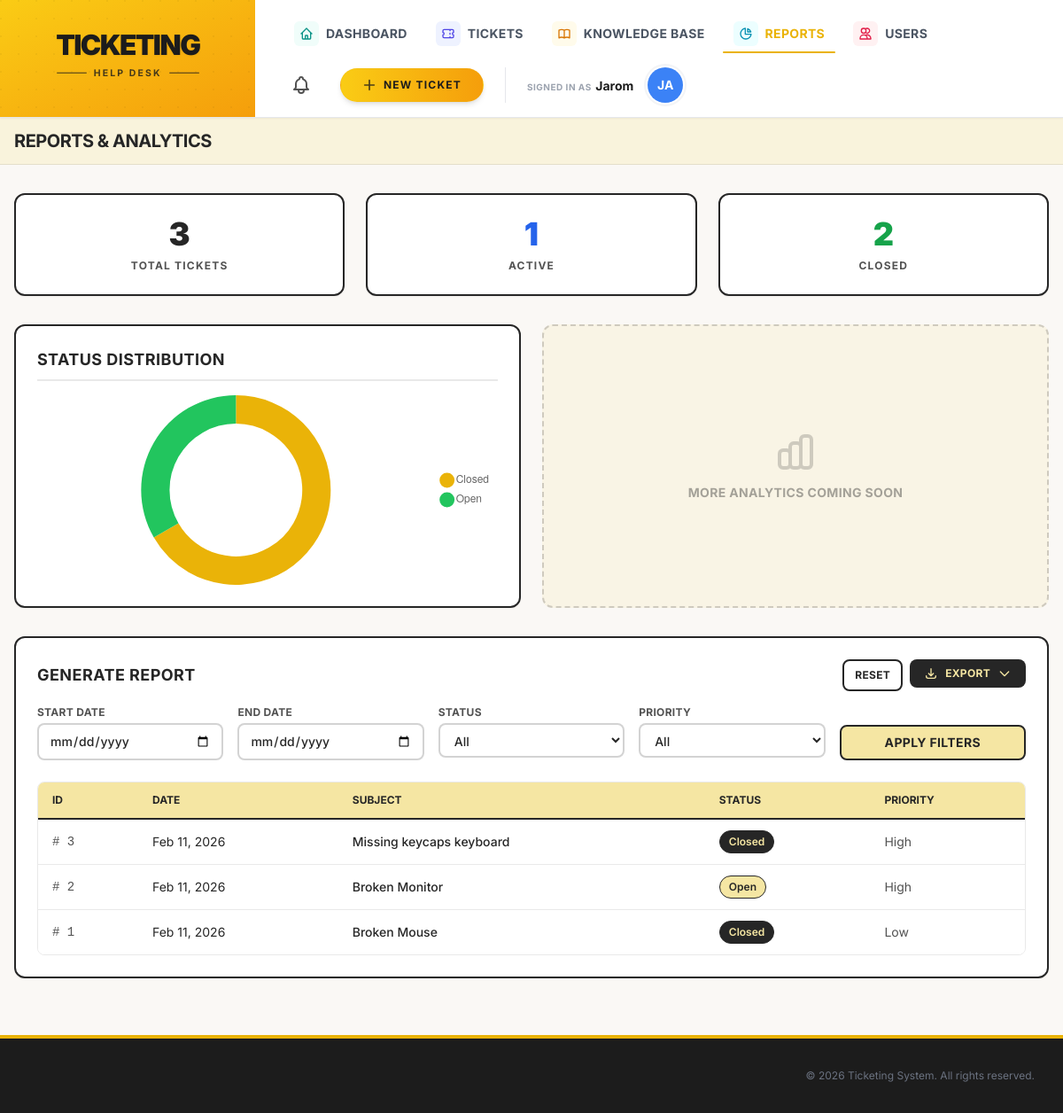
Screenshot of /reports.php (signed in) with the database file from the repository.
### tables this page shows
CREATE TABLE `tickets` (
  `id` int(11) UNSIGNED NOT NULL,
  `user_id` int(11) UNSIGNED NOT NULL,
  `subject` varchar(255) NOT NULL,
  `description` text NOT NULL,
  `category` varchar(50) NOT NULL DEFAULT 'Other',
  `status` varchar(50) NOT NULL DEFAULT 'Open',
  `priority` varchar(50) NOT NULL DEFAULT 'normal',
  `technician_response` text DEFAULT NULL,
  `hours_worked` decimal(10,2) DEFAULT NULL,
  `importance` varchar(50) DEFAULT NULL,
  `resolution_status` varchar(50) DEFAULT NULL,
  `additional_comments` text DEFAULT NULL,
  `created_at` datetime DEFAULT current_timestamp()
);

### includes/auth.php (called while the page is built, shortened)
<?php
function status_badge_class($status)
{
  $st = strtolower((string) $status);
  $base = 'inline-flex items-center px-2.5 py-1 rounded-full text-xs font-semibold border border-[#262626]';
  if (strpos($st, 'open') !== false)
    return $base . ' bg-[#f5e6a3] text-[#262626]';
  if (strpos($st, 'close') !== false)
    return $base . ' bg-[#262626] text-[#f5e6a3]';
  return $base . ' bg-white text-[#262626]';
}

### reports.php (the view, shortened to what this page needs)
<?php
require_once 'db.php';
require_once 'includes/auth.php';
require_once 'includes/header.php';
$stats = [
    'total' => 0,
    'open' => 0,
    'closed' => 0,
    'avg_resolution_hours' => 0
];
$res = $conn->query("SELECT COUNT(*) as c FROM tickets");
$stats['total'] = $res->fetch_assoc()['c'];
$res = $conn->query("SELECT COUNT(*) as c FROM tickets WHERE status != 'Closed'");
$stats['open'] = $res->fetch_assoc()['c'];
$res = $conn->query("SELECT COUNT(*) as c FROM tickets WHERE status = 'Closed'");
$stats['closed'] = $res->fetch_assoc()['c'];
$chart_labels = [];
$chart_data = [];
$res = $conn->query("SELECT status, COUNT(*) as c FROM tickets GROUP BY status");
while ($row = $res->fetch_assoc()) {
    $chart_labels[] = $row['status'];
    $chart_data[] = $row['c'];
}
$where = ["1=1"];
$start_date = $_GET['start_date'] ?? '';
$end_date = $_GET['end_date'] ?? '';
$sql = "SELECT id, subject, status, priority, created_at FROM tickets WHERE " . implode(" AND ", $where) . " ORDER BY created_at DESC";
$stmt = $conn->prepare($sql);
$stmt->execute();
$report_result = $stmt->get_result();
$report_rows = $report_result->fetch_all(MYSQLI_ASSOC);
?>
<div class="grid grid-cols-1 md:grid-cols-3 gap-6 mb-8">
    <div
        class="bg-white border-2 border-[#262626] rounded-xl p-6 shadow-sm flex flex-col items-center justify-center text-center hover:shadow-md transition-shadow">
        <h3 class="text-4xl font-black text-[#262626] mb-2"><?= $stats['total'] ?></h3>
        <span class="text-xs font-bold text-[#525252] uppercase tracking-widest">Total Tickets</span>
    </div>
    <div
        class="bg-white border-2 border-[#262626] rounded-xl p-6 shadow-sm flex flex-col items-center justify-center text-center hover:shadow-md transition-shadow">
        <h3 class="text-4xl font-black text-blue-600 mb-2"><?= $stats['open'] ?></h3>
        <span class="text-xs font-bold text-[#525252] uppercase tracking-widest">Active</span>
    </div>
    <div
        class="bg-white border-2 border-[#262626] rounded-xl p-6 shadow-sm flex flex-col items-center justify-center text-center hover:shadow-md transition-shadow">
        <h3 class="text-4xl font-black text-green-600 mb-2"><?= $stats['closed'] ?></h3>
        <span class="text-xs font-bold text-[#525252] uppercase tracking-widest">Closed</span>
    </div>
</div>
<div class="grid grid-cols-1 md:grid-cols-2 gap-6 mb-8">
    <div class="bg-white border-2 border-[#262626] rounded-xl p-6 shadow-sm flex flex-col h-80">
        <h3 class="text-lg font-bold text-[#262626] uppercase tracking-wide mb-4 border-b-2 border-[#262626]/10 pb-2">
            Status Distribution</h3>
        <div class="flex-1 relative w-full min-h-0">
            <canvas id="statusChart"></canvas>
        </div>
    </div>
    <div
        class="bg-[#f5e6a3]/20 border-2 border-dashed border-[#262626]/20 rounded-xl p-6 flex flex-col items-center justify-center text-center h-80">
        <span class="text-sm font-bold text-[#262626]/40 uppercase tracking-wide">More analytics coming soon</span>
    </div>
</div>
<section class="bg-white border-2 border-[#262626] rounded-xl p-6 shadow-sm mb-8">
    <div class="flex flex-col md:flex-row md:items-center justify-between mb-4 gap-4">
        <h2 class="text-lg font-bold text-[#262626] uppercase tracking-wide">Generate Report</h2>
        <div class="flex gap-2 relative">
            <a href="reports.php"
                class="px-3 py-2 border-2 border-[#262626] text-[#262626] text-xs font-bold uppercase tracking-wide rounded-lg hover:bg-gray-100 transition-colors">
                Reset
            </a>
            <div class="relative group">
                <button
                    class="px-4 py-2 bg-[#262626] text-[#f5e6a3] text-xs font-bold uppercase tracking-wide rounded-lg hover:bg-black transition-colors flex items-center gap-2">
                    <svg xmlns="http://www.w3.org/2000/svg" class="h-4 w-4" fill="none" viewBox="0 0 24 24"
                        stroke="currentColor">
                        <path stroke-linecap="round" stroke-linejoin="round" stroke-width="2"
                            d="M4 16v1a3 3 0 003 3h10a3 3 0 003-3v-1m-4-4l-4 4m0 0l-4-4m4 4V4" />
                    </svg>
                    Export
                    <svg xmlns="http://www.w3.org/2000/svg" class="h-4 w-4" fill="none" viewBox="0 0 24 24"
                        stroke="currentColor">
                        <path stroke-linecap="round" stroke-linejoin="round" stroke-width="2" d="M19 9l-7 7-7-7" />
                    </svg>
                </button>
            </div>
        </div>
    </div>
    <form method="GET" class="grid grid-cols-1 md:grid-cols-5 gap-4 mb-6">
        <div>
            <label class="block text-xs font-bold text-[#525252] uppercase tracking-wide mb-1">Start Date</label>
            <input type="date" name="start_date" value="<?= htmlspecialchars($start_date) ?>"
                class="w-full px-3 py-2 border-2 border-[#262626]/20 rounded-lg focus:outline-none focus:border-[#262626] focus:ring-0 text-sm font-medium">
        </div>
        <div>
            <label class="block text-xs font-bold text-[#525252] uppercase tracking-wide mb-1">End Date</label>
            <input type="date" name="end_date" value="<?= htmlspecialchars($end_date) ?>"
                class="w-full px-3 py-2 border-2 border-[#262626]/20 rounded-lg focus:outline-none focus:border-[#262626] focus:ring-0 text-sm font-medium">
        </div>
        <div>
            <label class="block text-xs font-bold text-[#525252] uppercase tracking-wide mb-1">Status</label>
            <select name="status"
                class="w-full px-3 py-2 border-2 border-[#262626]/20 rounded-lg focus:outline-none focus:border-[#262626] focus:ring-0 text-sm font-medium bg-white">
                <option value="">All</option>
            </select>
        </div>
        <div>
            <label class="block text-xs font-bold text-[#525252] uppercase tracking-wide mb-1">Priority</label>
            <select name="priority"
                class="w-full px-3 py-2 border-2 border-[#262626]/20 rounded-lg focus:outline-none focus:border-[#262626] focus:ring-0 text-sm font-medium bg-white">
                <option value="">All</option>
            </select>
        </div>
        <div class="flex items-end">
            <button type="submit"
                class="w-full px-4 py-2 border-2 border-[#262626] bg-[#f5e6a3] text-[#262626] text-sm font-bold uppercase tracking-wide rounded-lg hover:bg-[#262626] hover:text-[#f5e6a3] transition-colors">
                Apply Filters
            </button>
        </div>
    </form>
    <div class="overflow-x-auto border border-[#262626]/10 rounded-lg">
        <table class="w-full text-sm text-left">
            <thead class="bg-[#f5e6a3] text-[#262626] font-bold text-xs uppercase border-b-2 border-[#262626]">
                <tr>
                    <th class="px-4 py-3">ID</th>
                    <th class="px-4 py-3">Date</th>
                    <th class="px-4 py-3">Subject</th>
                    <th class="px-4 py-3">Status</th>
                    <th class="px-4 py-3">Priority</th>
                </tr>
            </thead>
            <tbody class="divide-y divide-[#262626]/10">
                <?php if (empty($report_rows)): ?>
                    <tr>
                        <td colspan="5" class="px-4 py-8 text-center text-[#525252] italic">No tickets found for selected
                            criteria.</td>
                    </tr>
                <?php else: ?>
                    <?php foreach ($report_rows as $row): ?>
                        <tr class="bg-white hover:bg-gray-50">
                            <td class="px-4 py-3 font-mono text-[#525252]">#
                                <?= $row['id'] ?>
                            </td>
                            <td class="px-4 py-3 text-[#262626]">
                                <?= date('M j, Y', strtotime($row['created_at'])) ?>
                            </td>
                            <td class="px-4 py-3 font-medium text-[#262626]">
                                <?= htmlspecialchars($row['subject']) ?>
                            </td>
                            <td class="px-4 py-3">
                                <span class="<?= status_badge_class($row['status']) ?>">
                                    <?= htmlspecialchars($row['status']) ?>
                                </span>
                            </td>
                            <td class="px-4 py-3 text-[#525252] capitalize">
                                <?= htmlspecialchars($row['priority']) ?>
                            </td>
                        </tr>
                    <?php endforeach; ?>
                <?php endif; ?>
            </tbody>
        </table>
    </div>
</section>
<script>
    // Initialize Chart.js
    const ctx = document.getElementById('statusChart').getContext('2d');
    const statusChart = new Chart(ctx, {
        type: 'doughnut',
        data: {
            labels: <?= json_encode($chart_labels) ?>,
            datasets: [{
                data: <?= json_encode($chart_data) ?>,
                backgroundColor: [
                    '#eab308', // gold (Open/In Progress)
                    '#22c55e', // green (Closed)
                    '#3b82f6', // blue
                    '#f87171'  // red
                ],
                borderWidth: 0,
                hoverOffset: 4
            }]
        },
        options: {
            responsive: true,
            maintainAspectRatio: false,
            plugins: {
                legend: {
                    display: true,
                    position: 'right',
                    labels: {
                        usePointStyle: true,
                        boxWidth: 8
                    }
                },
                tooltip: {
                    callbacks: {
                        label: function (context) {
                            return context.label + ': ' + context.raw;
                        }
                    }
                }
            },
            cutout: '70%'
        }
    });
</script>
<script>
    function generatePDF() {
        // Clone main element to avoid messing with current view
        const originalMain = document.querySelector('main');
        const element = originalMain.cloneNode(true);
        // Remove interactive elements, filters, stats, and charts
        element.querySelectorAll('button, a, form, .border-dashed, .grid.gap-6').forEach(el => el.remove());
        // Find the "Generate Report" heading and change it to "Ticket Report"
        const heading = Array.from(element.querySelectorAll('h2')).find(h => h.textContent.includes('Generate Report'));
        if (heading) heading.textContent = 'Ticket Report';
        // Wrapper for PDF generation with white background
        const wrapper = document.createElement('div');
        wrapper.className = 'pdf-wrapper';
        wrapper.style.padding = '40px';
        wrapper.style.background = 'white';
        wrapper.style.width = '100%';
        wrapper.appendChild(element);
        document.body.appendChild(wrapper);
        const opt = {
            margin: 0.5,
            filename: 'ticket_report_<?= date('Y-m-d') ?>.pdf',
            image: { type: 'jpeg', quality: 0.98 },
            html2canvas: { scale: 1.5, useCORS: true },
            jsPDF: { unit: 'in', format: 'letter', orientation: 'landscape' },
            pagebreak: { mode: ['avoid-all', 'css', 'legacy'] }
        };
        html2pdf().set(opt).from(wrapper).save().then(() => {
            document.body.removeChild(wrapper);
        });
    }
</script>
<?php require_once 'includes/footer.php'; ?>

### style.css (style rules this page uses)
:root { --yellow: #fef08a; --black: #0a0a0a; --white: #ffffff; --radius: 10px; --shadow: 0 4px 6px -1px rgba(0, 0, 0, 0.1), 0 2px 4px -2px rgba(0, 0, 0, 0.06); }
* { box-sizing: border-box; }
html, body { height: 100%; }
body { margin: 0; font-family: 'Inter', system-ui, -apple-system, 'Segoe UI', Roboto, sans-serif; font-size: 16px; line-height: 1.5; color: var(--black); background: var(--yellow); padding: 0; }
h1, h2, h3 { margin: 0 0 0.5rem; color: var(--black); }
h2 { font-size: 1.25rem; }
label { display: block; margin-bottom: 0.25rem; color: var(--black); font-size: 0.9rem; font-weight: 500; }
input, textarea, select, button { font: inherit; }
input, textarea, select { width: 100%; padding: 0.6rem 0.75rem; border: 2px solid var(--black); background: var(--white); color: var(--black); border-radius: 8px; margin: 0.25rem 0 0.75rem 0; transition: box-shadow 0.15s; }

### rows the page displays
tickets: id "3", created_at "Feb 11, 2026", subject "Missing keycaps keyboard", status "Closed", priority "High"
tickets: id "2", created_at "Feb 11, 2026", subject "Broken Monitor", status "Open", priority "High"
tickets: id "1", created_at "Feb 11, 2026", subject "Broken Mouse", status "Closed", priority "Low"

### other values shown
$username "Jarom"
$initials "JA"
$page_heading "REPORTS & ANALYTICS"
$stats['total'] "3"
$stats['open'] "1"
$stats['closed'] "2"
chart data {{ json_encode($chart_labels) }} ["Closed","Open"]
chart data {{ json_encode($chart_data) }} ["2","1"]
